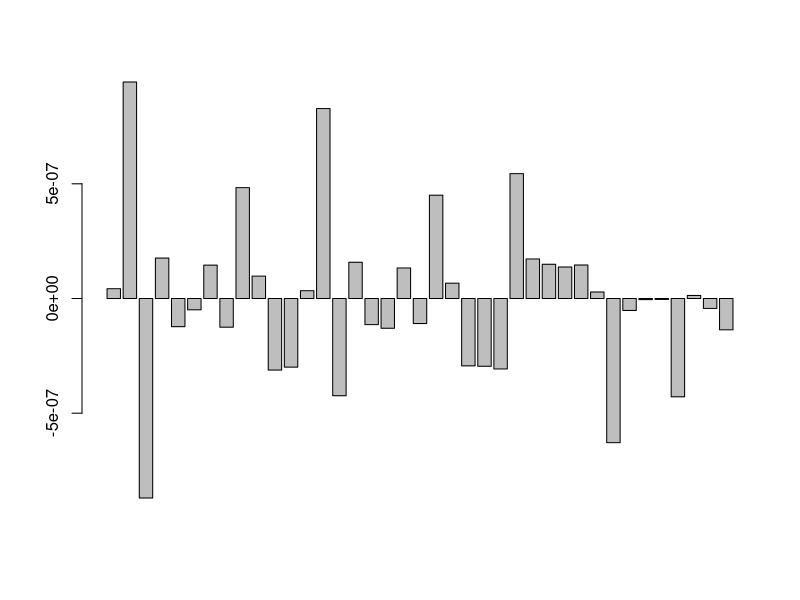

This chart was generated by the following R code:
library(readxl)
library(dplyr)
#library(tidyverse)
library(foreign)



Datos <- read_excel("SAM 2016.xlsx", range="SAM 2016_final_FE Simu2!C4:AQ44", col_names=FALSE)
D <- as.matrix(Datos)
D[is.na(D)]<-0


#Ordenar matriz: Sacar flia y columna de gobierno

Dnew = D * 0 

totCtas = 41
ctas = 1:totCtas
cExo = c(33,41)
cEndo = setdiff(ctas, cExo)
nCtasEx = length(cExo)
nCtasEn = length(cEndo)

Dnew[1:nCtasEn,1:nCtasEn] = D[cEndo,cEndo]
for (i in 1:nCtasEx){
  Dnew[(nCtasEn+i),1:nCtasEn] = D[cExo[i], cEndo]
  Dnew[(nCtasEn+i),((nCtasEn+1):totCtas)] = D[cExo[i], cExo]
  Dnew[1:nCtasEn,(nCtasEn+i)] = D[cEndo,cExo[i]]
  Dnew[((nCtasEn+1):totCtas),(nCtasEn+i)] = D[cExo,cExo[i]]
}

xf <- colSums(Dnew)

AnularColumna = which(xf==0) #para que no se indetermina la columna de margenes, la dejo en 0 directamente.


#Matriz A de coef t?cnicos

A <- Dnew %*% diag(as.vector(1/xf)) #Esto es un vector diagonalizado 1/xf, en donde el vector xf es un vector de los valores de la suma de cada fila o an?logamente de cada columna.
A[,AnularColumna] = 0

Ann = as.matrix(A[1:nCtasEn,1:nCtasEn])
Ank = as.matrix(A[1:nCtasEn,(nCtasEn+1):totCtas])
Akn = as.matrix(A[(nCtasEn+1):totCtas,1:nCtasEn])
Akk = as.matrix(A[(nCtasEn+1):totCtas,(nCtasEn+1):totCtas])
yn = as.vector(xf[1:nCtasEn])
yk = as.vector(xf[(nCtasEn+1):totCtas])


#Efectos totales

if (abs(sum(yn - (Ann %*% yn + Ank %*% yk)))<0.000001){
  print("Test de consistencia 1 OK")
}

Ma = solve(diag(nCtasEn)-Ann)
x = Ank %*% yk

if (abs(sum(Ma %*% x - (Ann %*% yn + Ank %*% yk)))<0.000001){
  print("Test de consistencia 2 OK")
}

##################################################################
Ec2<-Ma%*%x #Ecuaci?n (2), ecuaci?n principal del paper


#Matriz redistributiva

e = matrix(1, nCtasEn, 1)

zn = yn / as.vector((t(e) %*% yn))

R1 = 1 / as.vector((t(e) %*% yn))
R2 = diag(nCtasEn) - zn%*%t(e)

R = R1 * R2 %*% Ma


#Impacto


#Efecto redistributivo-> Cambio en la posici?n relativa
dx1 = c(1,0)
dx = Ank %*% dx1
impacto = R %*% dx


#Efectos de difusi?n del aumento en una unidad de la cuenta ex?gena
dYn <- Ma%*%dx


#Diffusion_effects<-data.frame(Diffusion_effects)
#Como exportar a stata: write.dta(Diffusion_effects, "Deff.dta")

dYn<-data.frame(dYn)
write.dta(dYn, "efecto difusion.dta")

impacto<-data.frame(impacto)
#write.dta(impacto, "impacto.dta")

barplot(R[,2])

############################     Graficos     ######################################################















